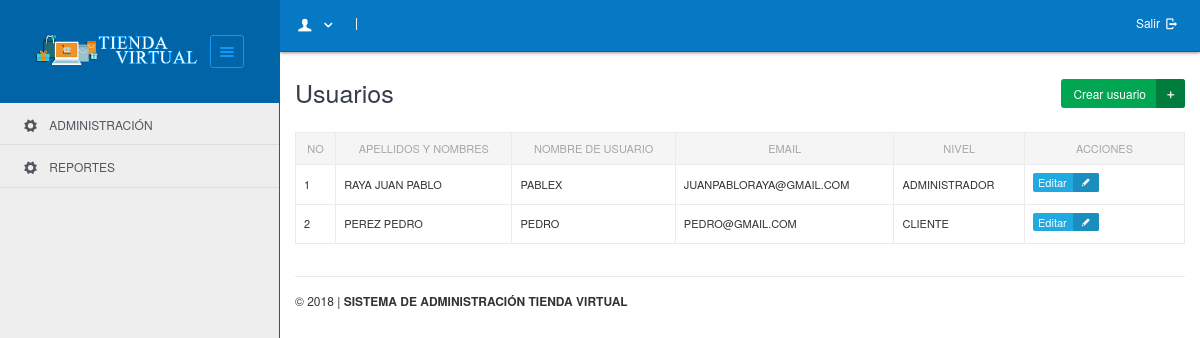
The app's page /?mod=usuario&pag=lista (signed in) with its own data.
### tables this page shows
CREATE TABLE IF NOT EXISTS `persona` (
  `id_persona` int(11) NOT NULL AUTO_INCREMENT,
  `nombres` varchar(50) NOT NULL,
  `apellidos` varchar(50) NOT NULL,
  `email` varchar(100) NOT NULL,
  `id_usuario` int(11) NOT NULL,
  PRIMARY KEY (`id_persona`)
);

CREATE TABLE IF NOT EXISTS `usuario` (
  `id_usuario` int(11) NOT NULL AUTO_INCREMENT,
  `usuario` varchar(20) NOT NULL,
  `password` varchar(20) NOT NULL,
  `nivel` int(11) NOT NULL,
  PRIMARY KEY (`id_usuario`)
);

### modelo/conexion.php (called while the page is built, shortened)
<?php
    class conexion
    {
        private $servidor = 'localhost';
        private $base_datos = 'tienda';
        private $usuario = 'root';
        private $password = '123456';
        private $enlace;
        function Conectar()
        {
            $this->enlace = mysql_connect($this->servidor,$this->usuario,$this->password);
            if($this->enlace)
            {
                if(mysql_select_db($this->base_datos))
                    return $this->enlace;
                else
                    return false;
            }
            else
                return false;
        }
        function Lista($sql)
        {
        	$result = mysql_query($sql,$this->enlace);
        	$return_array=array();
            if(mysql_num_rows($result)>0)
            	while ($obj = mysql_fetch_array($result)) {
                    $return_array[] = $obj;
            	}
        	return $return_array;
        }
    }
?>

### modelo/usuario.php (called while the page is built, shortened)
<?php
class usuarios
{
	private $bd;
	function usuarios()
	{
		$this->bd = new Conexion();
	}
	function get_all($criterio)
	{
		if(empty($criterio)) $where = ""; else $where = " $criterio";
		$registros = $this->bd->Lista("select * from usuario $where");
			return $registros;
	}
}
?>

### vista/usuario/lista.php (the view, shortened to what this page needs)
<?php include("modelo/usuario.php");
                          $usuario = new usuarios();
                          $registros = $usuario->get_all(" u inner join persona p on u.id_usuario=p.id_usuario");
                      ?>
                      <h2>Usuarios
                          <a href="?mod=usuario&pag=form_usuario" class="btn btn-green btn-icon" style="float: right;">
                          	Crear usuario <i class="entypo-plus"></i>
                          </a>
                      </h2>
                      <br />
              <div class="table-responsive">
              <table class="table table-bordered datatable" id="table-1">
                      <thead>
                     <tr>
                              <th>No</th>
                              <th>Apellidos y Nombres</th>
                          	<th>Nombre de usuario</th>
                          	<th>Email</th>
                          	<th>Nivel</th>
                           <th width="160">Acciones</th>
              </tr>
              </thead>
              <tbody>
                 <?php
                      $n = 0;
                      foreach($registros as $key => $registro)
                      {
                          $n++;
                          echo "<tr>";
                          echo "<td>$n</td><td>$registro[apellidos] $registro[nombres]</td><td>$registro[usuario]</td><td>$registro[email]</td>";
                          if($registro[nivel] == 1)
                              echo "<td>Administrador</td>";
                          else
                              echo "<td>Cliente</td>";
                          echo "<td>
                          	       <a href='?mod=usuario&pag=editar_usuario&id=$registro[id_usuario]' class='btn btn-info btn-icon btn-xs'>Editar <i class='entypo-pencil'></i></a>
                                     $estado
                        		  </td>";
                          echo "</tr>";
                      }
                  ?>
                      </tbody>
                  </table>
                  </div>

### assets/css/custom.css (style rules this page uses)
body { color: #333; }
.btn { margin-bottom: 4px; }
.table thead th { text-align: center; }
.table-responsive { overflow-x: auto; }
#table-1 td a, #table-1 th a { text-transform: none; }
#table-1 td, #table-1 th { text-transform: uppercase; font-size: 11px; }

### records on screen
persona: apellidos "RAYA", nombres "JUAN PABLO", id_usuario.usuario "PABLEX", email "JUANPABLORAYA@GMAIL.COM", shows "ADMINISTRADOR"
persona: apellidos "PEREZ", nombres "PEDRO", id_usuario.usuario "PEDRO", email "PEDRO@GMAIL.COM", shows "CLIENTE"
